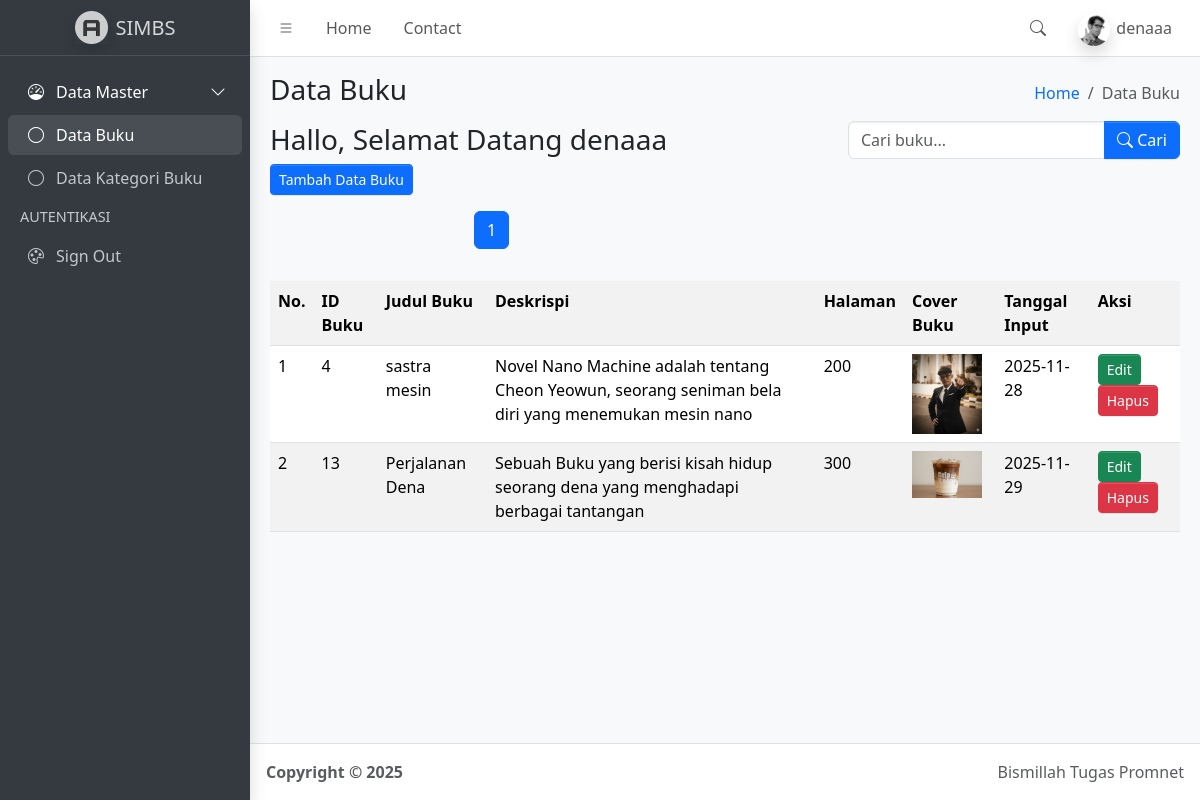
The app's page /index.php (signed in) with its own data.
### tables this page shows
CREATE TABLE `buku` (
  `id` int(50) NOT NULL,
  `judul` varchar(100) NOT NULL,
  `deskripsi` varchar(100) NOT NULL,
  `halaman` varchar(100) NOT NULL,
  `gambar` varchar(50) NOT NULL,
  `tanggal_input` date NOT NULL DEFAULT current_timestamp()
);

### function.php (called while the page is built, shortened)
<?php
$conn = mysqli_connect("localhost", "root", "", "SIMBS");
function query($query)
{
    global $conn;
    $result = mysqli_query($conn, $query);
    $rows = [];
    while ($row = mysqli_fetch_assoc($result)) {
        $rows[] = $row;
    }
    return $rows;
}
?>

### index.php (the view, shortened to what this page needs)
<?php
require("function.php");
$jumlahDataPerHalaman = 5;
$halamanAktif = (isset($_GET["halaman"])) ? $_GET["halaman"] : 1;
$awalData = ($jumlahDataPerHalaman * $halamanAktif) - $jumlahDataPerHalaman;
if (isset($_GET['keyword']) && !empty($_GET['keyword'])) {
  $keyword = $_GET['keyword'];
  $queryStr = "SELECT * FROM buku
                     WHERE
                     (judul LIKE '%$keyword%' OR
                     tanggal_input LIKE '%$keyword%')
                     ORDER BY tanggal_input DESC";
  $buku_all = query($queryStr);
  $jumlahData = count($buku_all);
  $buku = query($queryStr . " LIMIT $awalData, $jumlahDataPerHalaman");
} else {
  $jumlahData = count(query("SELECT * FROM buku"));
  $buku = query("SELECT * FROM buku LIMIT $awalData, $jumlahDataPerHalaman");
}
$jumlahHalaman = ceil($jumlahData / $jumlahDataPerHalaman);
?>
<!doctype html>
<html lang="en">
<head>
  <link rel="stylesheet" href="https://cdn.jsdelivr.net/npm/@fontsource/source-sans-3@5.0.12/index.css"
 media="print"
    onload="this.media='all'" />
  <link rel="stylesheet" href="https://cdn.jsdelivr.net/npm/overlayscrollbars@2.11.0/styles/overlayscrollbars.min.css"
 />
  <link rel="stylesheet" href="https://cdn.jsdelivr.net/npm/bootstrap-icons@1.13.1/font/bootstrap-icons.min.css"
 />
  <link rel="stylesheet" href="dist/css/adminlte.min.css" />
  <link rel="stylesheet" href="https://cdn.jsdelivr.net/npm/apexcharts@3.37.1/dist/apexcharts.css"
 />
  <link rel="stylesheet" href="https://cdn.jsdelivr.net/npm/jsvectormap@1.5.3/dist/css/jsvectormap.min.css"
 />
</head>
<body class="layout-fixed sidebar-expand-lg bg-body-tertiary">
  <div class="app-wrapper">
    <nav class="app-header navbar navbar-expand bg-body">
      <div class="container-fluid">
        <ul class="navbar-nav">
          <li class="nav-item">
            <a class="nav-link" data-lte-toggle="sidebar" href="#" role="button">
              <i class="bi bi-list"></i>
            </a>
          </li>
          <li class="nav-item d-none d-md-block">
            <a href="#" class="nav-link">Home</a>
          </li>
          <li class="nav-item d-none d-md-block">
            <a href="#" class="nav-link">Contact</a>
          </li>
        </ul>
        <ul class="navbar-nav ms-auto">
          <li class="nav-item">
            <a class="nav-link" data-widget="navbar-search" href="#" role="button">
              <i class="bi bi-search"></i>
            </a>
          </li>
          <li class="nav-item dropdown user-menu">
            <a href="#" class="nav-link dropdown-toggle" data-bs-toggle="dropdown">
              <img src="dist/assets/img/user2-160x160.jpg" class="user-image rounded-circle shadow" alt="User Image" />
              <span class="d-none d-md-inline"><?= $_SESSION['username']; ?>
              </span>
            </a>
          </li>
        </ul>
      </div>
    </nav>
    <aside class="app-sidebar bg-body-secondary shadow" data-bs-theme="dark">
      <div class="sidebar-brand">
        <a href="index.php" class="brand-link">
          <img src="dist/assets/img/AdminLTELogo.png" alt="AdminLTE Logo" class="brand-image opacity-75 shadow" />
          <span class="brand-text fw-light"> SIMBS</span>
        </a>
      </div>
      <div class="sidebar-wrapper">
        <nav class="mt-2">
          <ul class="nav sidebar-menu flex-column" data-lte-toggle="treeview" role="navigation"
            aria-label="Main navigation" data-accordion="false" id="navigation">
            <li class="nav-item menu-open">
              <a href="#" class="nav-link active">
                <i class="nav-icon bi bi-speedometer"></i>
                <p>
                  Data Master
                </p>
              </a>
              <ul class="nav nav-treeview">
                <li class="nav-item">
                  <a href="index.php" class="nav-link active">
                    <i class="nav-icon bi bi-circle"></i>
                    <p>Data Buku </p>
                  </a>
                </li>
                <li class="nav-item">
                  <a href="kategori.php" class="nav-link">
                    <i class="nav-icon bi bi-circle"></i>
                    <p>Data Kategori Buku</p>
                  </a>
                </li>
              </ul>
            </li>
            <li class="nav-header">AUTENTIKASI</li>
            <li class="nav-item">
              <a href="logout.php" class="nav-link">
                <i class="nav-icon bi bi-palette"></i>
                <p>Sign Out</p>
              </a>
            </li>
          </ul>
        </nav>
      </div>
    </aside>
    <main class="app-main">
      <div class="app-content-header">
        <div class="container-fluid">
          <div class="row">
            <div class="col-sm-6">
              <h3 class="mb-3">Data Buku </h3>
              <h3>Hallo, Selamat Datang <?= $_SESSION['username']; ?></h3>
              <a href="tambah_data.php">
                <button class="btn-sm btn btn-primary">Tambah Data Buku</button>
              </a>
              <nav aria-label="Page navigation example">
                <nav class="d-flex justify-content-center mt-3">
                  <ul class="pagination">
                    <?php for ($i = 1; $i <= $jumlahHalaman; $i++): ?>
                      <?php if ($i == $halamanAktif): ?>
                        <li class="page-item active">
                          <a class="page-link" href="?halaman=<?= $i; ?>"><?= $i; ?></a>
                        </li>
                      <?php else: ?>
                        <li class="page-item">
                          <a class="page-link" href="?halaman=<?= $i; ?>"><?= $i; ?></a>
                        </li>
                      <?php endif; ?>
                    <?php endfor; ?>
                  </ul>
                </nav>
            </div>
            <div class="col-sm-6 d-flex flex-column align-items-end">
              <ol class="breadcrumb">
                <li class="breadcrumb-item"><a href="#">Home</a></li>
                <li class="breadcrumb-item active" aria-current="page">Data Buku</li>
              </ol>
              <form class="mt-2" method="GET">
                <div class="input-group">
                  <input type="text" class="form-control" name="keyword" placeholder="Cari buku...">
                  <button class="btn btn-primary" type="submit">
                    <i class="bi bi-search"></i> Cari
                  </button>
                </div>
              </form>
            </div>
          </div>
        </div>
      </div>
      <div class="app-content">
        <div class="container-fluid">
          <div class="row">
            <div class="col">
              <table class="table table-striped table-hover">
                <tr>
                  <th>No.</th>
                  <th>ID Buku</th>
                  <th>Judul Buku</th>
                  <th>Deskrispi</th>
                  <th>Halaman</th>
                  <th>Cover Buku</th>
                  <th>Tanggal Input</th>
                  <th>Aksi</th>
                </tr>
                <?php $no = 1 ?>
                <?php foreach ($buku as $data): ?>
                  <tr>
                    <td> <?= $no ?> </td>
                    <td> <?= $data['id'] ?> </td>
                    <td> <?= $data['judul'] ?> </td>
                    <td> <?= $data['deskripsi'] ?> </td>
                    <td> <?= $data['halaman'] ?> </td>
                    <td><img src="img/<?php echo $data['gambar']; ?>" width="70"></td>
                    <td> <?= $data['tanggal_input'] ?> </td>
                    <td>
                      <a href="ubah_data.php?id=<?= $data['id'] ?>" class="btn btn-sm btn-success">Edit</a>
                      <a href="hapus_data.php?id=<?= $data['id'] ?>" class="btn btn-sm btn-danger"
                        onclick="return confirm('Apakah anda yakin ingin menghapus data ini?');">Hapus</a>
                    </td>
                  </tr>
                  <?php $no++; ?>
                <?php endforeach; ?>
              </table>
            </div>
          </div>
        </div>
      </div>
    </main>
    <footer class="app-footer">
      <div class="float-end d-none d-sm-inline">Bismillah Tugas Promnet</div>
      <strong>
        Copyright &copy; 2025&nbsp;
      </strong>
    </footer>
  </div>
</body>
</html>

### records on screen
buku: id "4", judul "sastra mesin", deskripsi "Novel Nano Machine adalah tentang Cheon Yeowun, seorang seniman bela diri yang menemukan mesin nano", halaman "200", gambar (picture), tanggal_input "2025-11-28"
buku: id "13", judul "Perjalanan Dena", deskripsi "Sebuah Buku yang berisi kisah hidup seorang dena yang menghadapi berbagai tantangan", halaman "300", gambar (picture), tanggal_input "2025-11-29"

### other values on screen
$_SESSION['username'] "denaaa"
